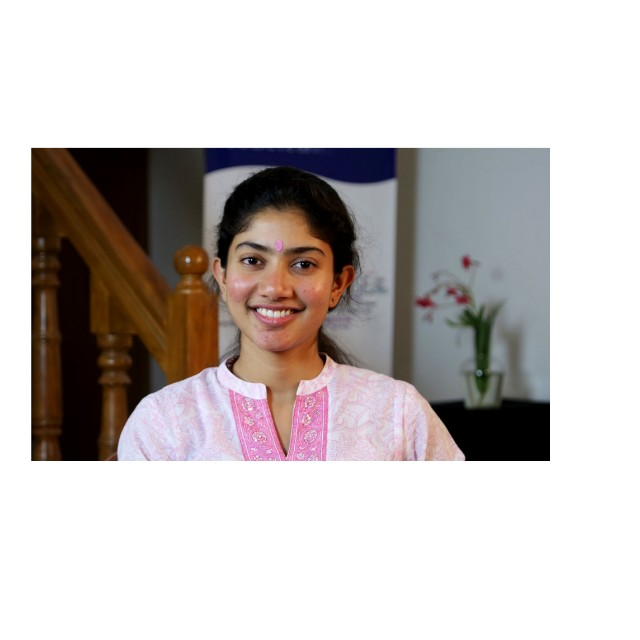
#> input picture girl.jpg, 640 x 640 px, found by its file name
$ python recimages.py
#> lines starting #> are read from the running program, lines starting #| are printed output that depends on the picture
### facerec.py
# -*- coding: utf-8 -*-
"""
Created on Thu Mar 19 11:22:27 2020

@author: nuwan abeynayake
"""

import cv2
import os
import numpy as np

def faceDetection(img):
    gray_img = cv2.cvtColor(img, cv2.COLOR_BGR2GRAY)
    face = cv2.CascadeClassifier('F:\Face Recognition Bot/haarcascade_frontalface_default.xml')
    faces = face.detectMultiScale(gray_img, scaleFactor =1.3 , minNeighbors = 5)
    return faces,gray_img

# [30 lines left out: functions labels_for_training_data, train_classifier, not called in this run]

def draw_rect(test_img,face):
    (x,y,w,h) =face
    cv2.rectangle(test_img, (x,y), (x+w,y+h),(255,0,0),thickness=5)


def put_text(test_img,text , x,y):
    cv2.putText(test_img,text, (x,y), cv2.FONT_HERSHEY_PLAIN, 5, (255,0,0),6)
    #cv2.FONT_HERSHEY_DUPLEX


### recimages.py
# -*- coding: utf-8 -*-
"""
Created on Thu Mar 19 11:22:27 2020

@author: nuwan abeynayake
"""
import cv2
import facerec as fr

test_img = cv2.imread('F:\Face Recognition Bot/girl.jpg')
#> test_img is the input picture: shape (640, 640, 3); mean B, G, R 190, 191.8, 197.9
faces_detected,gray_img = fr.faceDetection(test_img)
#> in faceDetection, `gray_img = cv2.cvtColor(img, cv2.COLOR_BGR2GRAY)`:
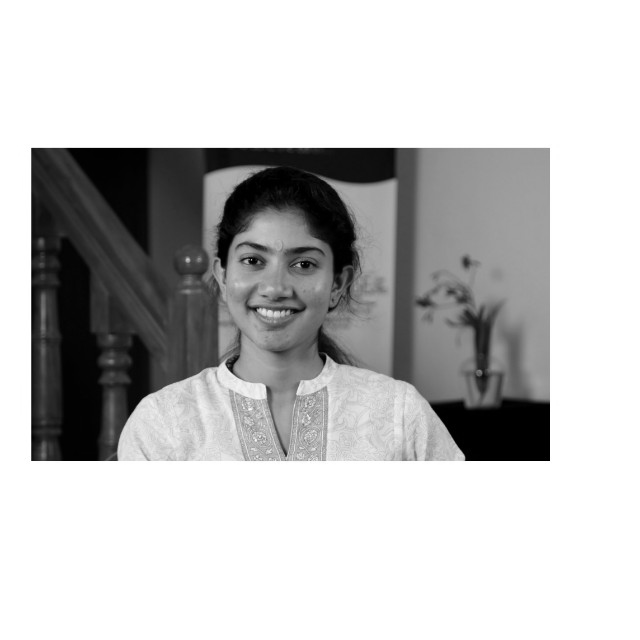
#> gray_img: shape (640, 640); min 0, max 255, mean 193.4
#> in faceDetection, `faces = face.detectMultiScale(gray_img, scaleFactor =1.3 , minNeighbor..`: faces = [[211, 208, 135, 135]]
#> faces_detected = [[211, 208, 135, 135]]
print("faces_detected: ",faces_detected)
#| faces_detected:  [[211 208 135 135]]

face_recognizer =cv2.face.LBPHFaceRecognizer_create()
#> (the run stopped early here; a loop or call above may not have finished)
